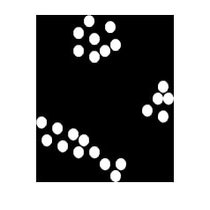
#> input picture python/GeometricTransform/images1.jpg, 210 x 210 px
$ python -i equalization.py   (imports and definitions only)
#> lines starting #> are read from the running program, lines starting #| are printed output that depends on the picture
#> further down, picture is the input picture: PIL image 210x210 L; min 0, max 255, mean 135.9
# -*- coding: utf-8 -*-
# HISTOGRAM EQUALIZATION
from PIL import Image
from matplotlib import pyplot as plt
import sys

def escalaCinza(image):
    new_image = Image.new("L",(image.size[0],image.size[1]))
    for i in range(image.size[0]):
        for j in range(image.size[1]):
            p = image.getpixel((i,j))
            m = (p[0] + p[1] + p[2])/3
            new_image.putpixel((i,j),(m))
    return new_image

def histogramGraph(image):
    x,y = image.size
    colors = image.getcolors(x*y)
    for idx, c in enumerate(colors):
        plt.bar(idx, c[0], color="black")
    return plt.savefig("./histogram/histogram"+sys.argv[1])

def returnFrequencia(image):
    qtdPixels = image.size[0]*image.size[1]
#> qtdPixels = 44100
    list2 = image.histogram()
#> list2 = 256 values, max 20496 at index 255, min 0 at index 121, mean 172.3
    PrRk = [ (float(list2[i])/float(qtdPixels),i) for i in range(256) ]
#> PrRk = 256 pairs, first value 0 to 0.465, second value 0 to 255
    #print PrRk
    freqEq = []
    for i in range(256):
        #print i
        #print PrRk[i][0]
        if i == 0:
            freqEq.append(255*PrRk[i][0])
        else:
            freqEq.append( 255*(PrRk[i][0]) + freqEq[i-1] )
#> after the loop, freqEq = 256 values from 92.48 to 255
    #print freqEq

    new_image = Image.new("L",(image.size))
#> new_image: PIL image 210x210 L; every value is 0
    for i in range(image.size[0]):
        for j in range(image.size[1]):
            p = image.getpixel((i,j))
            m = round(freqEq[p])
            new_image.putpixel((i,j), int(m) )
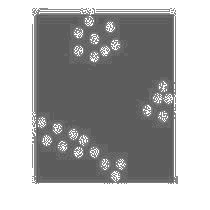
#> new_image: PIL image 210x210 L; min 92, max 255, mean 171.9
    return new_image

def contrastStrech(image):
    list = image.getcolors()
    c =  list[0][1]
    d =  list[len(list) - 1][1]
    #print('{} {}'.format(c,d))

    new_image = Image.new("L",(image.size))
    for i in range(image.size[0]):
        for j in range(image.size[1]):
            p = ( image.getpixel((i,j)) - c ) * (float(255)/float((d-c)))
            round(p)
            if p < 0:
                p = 0

            new_image.putpixel( (i,j), int(p) )

    return new_image


# [29 lines not run here, left out]

>>> from PIL import Image
>>> picture = Image.open('../../GeometricTransform/images1.jpg')
>>> result = returnFrequencia(picture)
